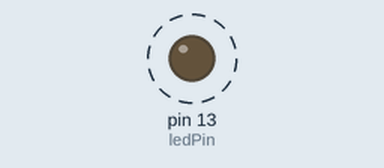
Simulated run of this sketch. Board: Arduino Uno, built with avr-gcc and run on an emulated ATmega328P. Parts: output pins drawn as LEDs (lit = HIGH). Dashed ring = blinking. What the sketch prints to the serial monitor is not drawn.

Above: at 0.5 s.
Timing chart, 0 to 4.6 s (numbered marks = the images above):
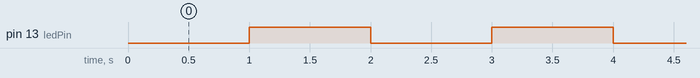

The sketch:

Timer_Arduino.ino
```cpp
#include "Timer.h"

Timer seconds;
Timer outOfPhase;

char ledPin = 13;

void setup() {
  Serial.begin(9600);
  pinMode(ledPin,OUTPUT);

  // Each of these is the same
  seconds.setRate(1.0);
  //seconds.setRateMillis(1000);
  //seconds.setRateMicros(1000000);

  outOfPhase.setRate(1.0);


}

void loop() {

  if (seconds.interval()) {
    Serial.print(seconds.getCycles());
    Serial.print(" : ");
    Serial.print(seconds.getCycles()%2?"HIGH":"LOW");
    Serial.println();
    digitalWrite(ledPin,seconds.getCycles()%2?HIGH:LOW);
  }

}
```

Timer.h
```cpp
// (licence header left out)
#define TIMER_SECOND_TO_MILLIS 1000
#define TIMER_MINUTE_TO_MILLIS 60000
#define TIMER_HOUR_TO_MILLIS 3600000
#define TIMER_DAY_TO_MILLIS 86400000
#define TIMER_SECONDS_TO_MICROS 1000000
#define TIMER_OVERFLOW_SIZE 4294967295
// unsigned long: 0 to 4294967295

// You must include the Arduino class.
#include "Arduino.h"


class Timer {
  private:
    //
    unsigned long lastTime;
    unsigned long rate; // the rate, can be millis or micros depending on unit
    unsigned int cycles;
    unsigned long deltaTime;
    unsigned long calculateTimeDifference();
    // unsigned long phase; // cost = 8 bytes
    byte unit;
  public:
    Timer();
    // enum
    enum units : byte { millisecond, microsecond };
    void setRate(float newRate);
    void setRateMillis(unsigned long newRate);
    void setRateMicros(unsigned long newRate);
    float getRate(); // Kludge, this possibly returns false values
    unsigned long getCycles();
    unsigned long getRemaining();
    float getElapsed();
    float getRatio();
    boolean interval();
    boolean timeout();
    void reset();
    boolean checkTime();
    String zeros(int num);
    float getDelta();
    void setUnit(units newUnit);
    Timer::units getUnit();
    unsigned long getUnitMultiplier();
    unsigned long getTime();
};


// Constructor
Timer::Timer() {
  setUnit(units::millisecond);
  lastTime = getTime();
  setRate(1.0f);
}

// TODO, add unit
void Timer::setRate(float newRate) {
  rate = newRate * getUnitMultiplier();
}

void Timer::setRateMillis(unsigned long newRate) {
  // set the unit
  setUnit(units::millisecond);
  rate = newRate;
}

void Timer::setRateMicros(unsigned long newRate) {
  // set the unit
  setUnit(units::microsecond);
  rate = newRate;
}

// TODO, add unit
float Timer::getRate() {
  return (float)rate/(float)getUnitMultiplier();
}


unsigned long Timer::getCycles() {
  return cycles;
}

// TODO, add unit
float Timer::getElapsed() {
  return (float)calculateTimeDifference() / (float)getUnitMultiplier();
}

// TODO, add unit
unsigned long Timer::getRemaining() {
  return rate - calculateTimeDifference();
}


// Returns ratio, between 0-1.
float Timer::getRatio() {
  return (float)calculateTimeDifference() / (float)rate;
}


boolean Timer::interval() {
  if ( checkTime() ) {
    reset();
    return true;
  }
  else {
    return false;
  }
}

boolean Timer::timeout() {
  if ( checkTime() ) {
    // no reset for timeout
    return true;
  }
  else {
    return false;
  }
}

// TODO, add unit
void Timer::reset() {
  // calculate the delta
  deltaTime = calculateTimeDifference();
  // record last time
  lastTime = getTime();
  // increment the cycle
  cycles += 1;
}

// TODO, add unit
// TODO, add overflow
// This method is essentially the update for the Timer
boolean Timer::checkTime() {
  //
  if ( calculateTimeDifference() >= rate ) {
    return true;
  } else {
    return false;
  }
}

// TODO, add unit
// TODO, add overflow fix here
unsigned long Timer::calculateTimeDifference() {
  //return (getTime() - lastTime); // was just this
  if (getTime() < lastTime) {
    // overflow state, use the max to calculate the offset from zero
    return (getTime() + (TIMER_OVERFLOW_SIZE - lastTime) + 1);
  } else {
    // default state, simple difference will do
    return (getTime() - lastTime);
  }
}


// Delta is the actual time the last frame took, in seconds
float Timer::getDelta() {
  return (float)deltaTime / (float)getUnitMultiplier();
}

void Timer::setUnit(units newUnit) {
  unit = newUnit;
}

Timer::units Timer::getUnit() {
  return unit;
}

unsigned long Timer::getUnitMultiplier() {
  return unit == units::millisecond ? TIMER_SECOND_TO_MILLIS : TIMER_SECONDS_TO_MICROS;
}

unsigned long Timer::getTime(){
  return unit == units::millisecond ? millis() : micros();
}


// =====================================

// Utility function to add leading zeros
String Timer::zeros(int num) {
  String output = "";
  if (num < 10) {
    output += "0";
  }
  output += num;
  return output;
}
```

Measured:
- by itself, pin 13 (ledPin): alternates HIGH for 1.0 s and LOW for 1.0 s
